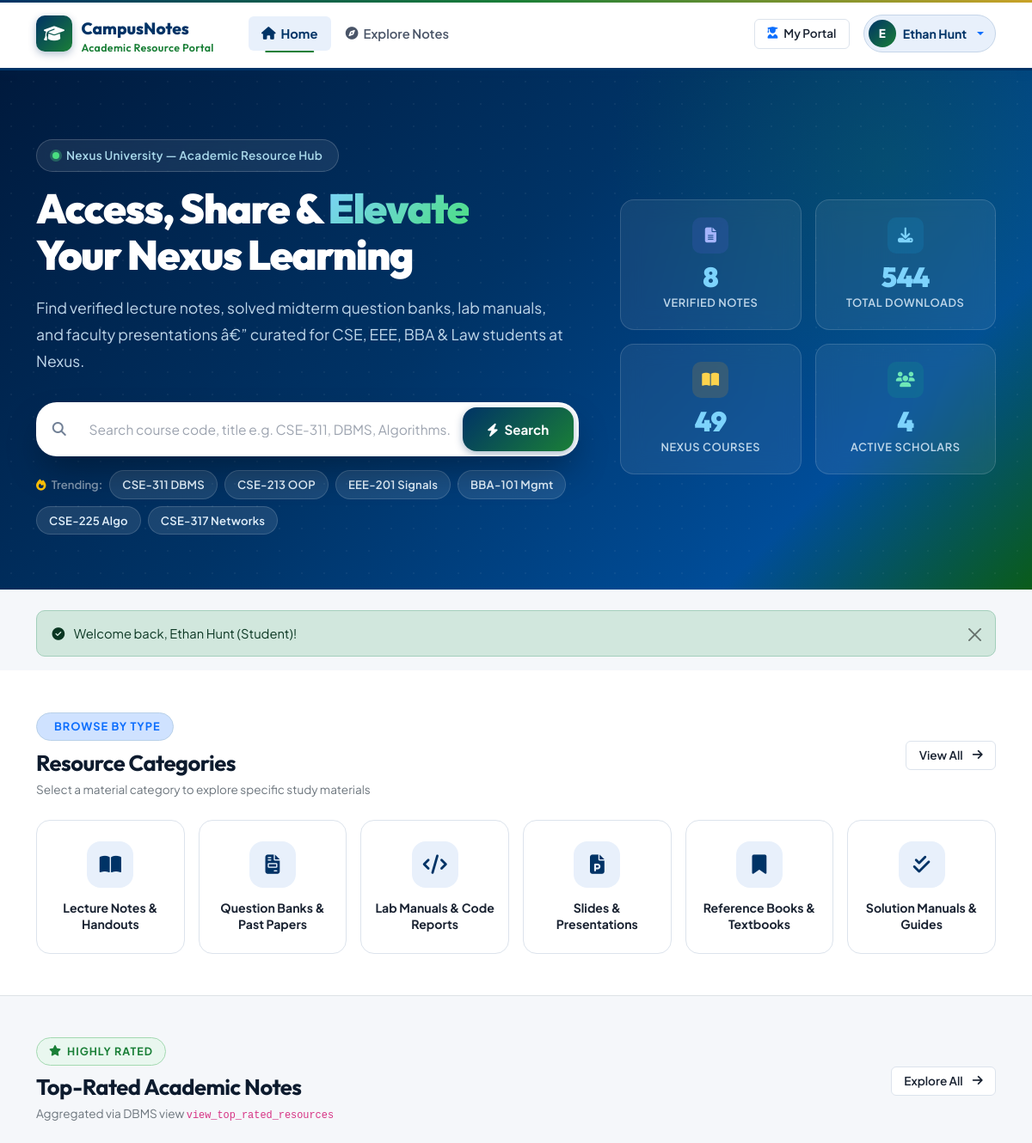
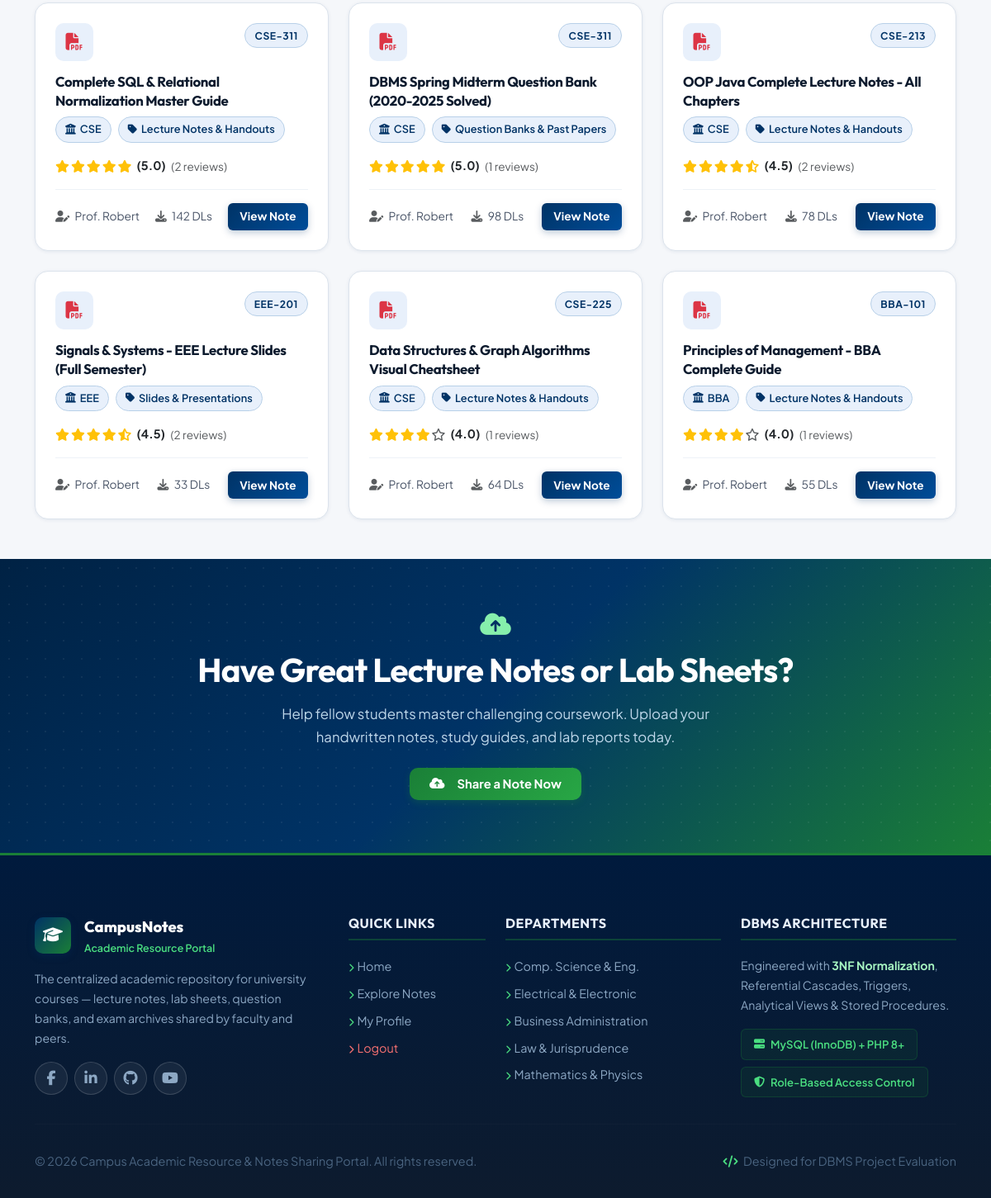
Screenshot of /index.php (signed in) with the database file from the repository (2 pictures, top to bottom).
### tables this page shows
CREATE TABLE `categories` (
    `category_id` INT AUTO_INCREMENT PRIMARY KEY,
    `name` VARCHAR(80) NOT NULL UNIQUE,
    `slug` VARCHAR(80) NOT NULL UNIQUE,
    `icon` VARCHAR(50) DEFAULT 'fa-file-text',
    `description` VARCHAR(255) NULL
);

CREATE TABLE `resources` (
    `resource_id` INT AUTO_INCREMENT PRIMARY KEY,
    `title` VARCHAR(255) NOT NULL,
    `description` TEXT,
    `course_id` INT NOT NULL,
    `category_id` INT NOT NULL,
    `uploaded_by` INT NOT NULL,
    `file_path` VARCHAR(255) NOT NULL,
    `file_name` VARCHAR(255) NOT NULL,
    `file_size` BIGINT UNSIGNED DEFAULT 0,  
    `file_type` VARCHAR(50) NOT NULL,       
    `download_count` INT UNSIGNED DEFAULT 0,
    `view_count` INT UNSIGNED DEFAULT 0,
    `avg_rating` DECIMAL(3,2) DEFAULT 0.00,
    `rating_count` INT UNSIGNED DEFAULT 0,
    `status` ENUM('pending', 'approved', 'rejected') DEFAULT 'approved',
    `moderated_by` INT NULL,
    `moderation_notes` TEXT NULL,
    `created_at` TIMESTAMP DEFAULT CURRENT_TIMESTAMP,
    `updated_at` TIMESTAMP DEFAULT CURRENT_TIMESTAMP ON UPDATE CURRENT_TIMESTAMP,
    INDEX `idx_resources_course` (`course_id`),
    INDEX `idx_resources_category` (`category_id`),
    INDEX `idx_resources_status` (`status`),
    CONSTRAINT `fk_resources_course` FOREIGN KEY (`course_id`) REFERENCES `courses` (`course_id`) ON UPDATE CASCADE ON DELETE CASCADE,
    CONSTRAINT `fk_resources_category` FOREIGN KEY (`category_id`) REFERENCES `categories` (`category_id`) ON UPDATE CASCADE ON DELETE RESTRICT,
    CONSTRAINT `fk_resources_user` FOREIGN KEY (`uploaded_by`) REFERENCES `users` (`user_id`) ON UPDATE CASCADE ON DELETE CASCADE,
    CONSTRAINT `fk_resources_moderator` FOREIGN KEY (`moderated_by`) REFERENCES `users` (`user_id`) ON UPDATE CASCADE ON DELETE SET NULL
);

### includes/auth_middleware.php (called while the page is built, shortened)
<?php
function isLoggedIn() {
    return isset($_SESSION['user_id']) && !empty($_SESSION['user_id']);
}

### index.php (the view, shortened to what this page needs)
<?php
require_once __DIR__ . '/includes/header.php';
require_once __DIR__ . '/includes/navbar.php';
$pdo = Database::getConnection();
$stats = [
    'resources' => 0,
    'downloads' => 0,
    'courses' => 0,
    'users' => 0
];
try {
    $stats['resources'] = $pdo->query("SELECT COUNT(*) FROM `resources` WHERE `status` = 'approved'")->fetchColumn();
    $stats['downloads'] = $pdo->query("SELECT IFNULL(SUM(`download_count`), 0) FROM `resources` WHERE `status` = 'approved'")->fetchColumn();
    $stats['courses'] = $pdo->query("SELECT COUNT(*) FROM `courses`")->fetchColumn();
    $stats['users'] = $pdo->query("SELECT COUNT(*) FROM `users` WHERE `status` = 'active'")->fetchColumn();
    $topNotesStmt = $pdo->query("SELECT * FROM `view_top_rated_resources` ORDER BY `avg_rating` DESC, `download_count` DESC LIMIT 6");
    $topNotes = $topNotesStmt->fetchAll();
    $categories = $pdo->query("SELECT * FROM `categories` ORDER BY `category_id` ASC")->fetchAll();
} catch (Exception $e) {
    $topNotes = [];
    $categories = [];
    $departments = [];
}
?>
<section class="hero-section">
    <div class="container position-relative" style="z-index:2">
        <div class="row align-items-center g-5">
            <div class="col-lg-7">
                <div class="hero-badge mb-3 d-inline-flex">
                    <span class="live-dot"></span>
                    Nexus University &mdash; Academic Resource Hub
                </div>
                <h1 class="hero-title">
                    Access, Share &amp; <span class="highlight">Elevate</span><br>Your Nexus Learning
                </h1>
                <p class="hero-subtitle">
                    Find verified lecture notes, solved midterm question banks, lab manuals, and faculty presentations â€” curated for CSE, EEE, BBA &amp; Law students at Nexus.
                </p>
                <form action="<?= BASE_URL ?>/explore.php" method="GET" class="hero-search-box">
                    <span class="search-icon"><i class="fa-solid fa-magnifying-glass"></i></span>
                    <input type="text" name="q" placeholder="Search course code, title e.g. CSE-311, DBMS, Algorithms..." autocomplete="off">
                    <button type="submit" class="btn-search">
                        <i class="fa-solid fa-bolt me-1"></i> Search
                    </button>
                </form>
                <div class="d-flex align-items-center gap-2 flex-wrap mt-3">
                    <span class="text-white-50" style="font-size:0.82rem; font-weight:600;">
                        <i class="fa-solid fa-fire text-warning me-1"></i> Trending:
                    </span>
                    <a href="<?= BASE_URL ?>/explore.php?q=DBMS" class="trending-chip">CSE-311 DBMS</a>
                    <a href="<?= BASE_URL ?>/explore.php?q=OOP+Java" class="trending-chip">CSE-213 OOP</a>
                    <a href="<?= BASE_URL ?>/explore.php?q=Signals" class="trending-chip">EEE-201 Signals</a>
                    <a href="<?= BASE_URL ?>/explore.php?q=Management" class="trending-chip">BBA-101 Mgmt</a>
                    <a href="<?= BASE_URL ?>/explore.php?q=Algorithms" class="trending-chip">CSE-225 Algo</a>
                    <a href="<?= BASE_URL ?>/explore.php?q=Networks" class="trending-chip">CSE-317 Networks</a>
                </div>
            </div>
            <div class="col-lg-5">
                <div class="row g-3">
                    <div class="col-6">
                        <div class="stat-pill">
                            <div class="stat-icon" style="background:rgba(99,102,241,0.15); color:#a5b4fc;">
                                <i class="fa-solid fa-file-lines"></i>
                            </div>
                            <span class="number" id="count-resources" data-target="<?= $stats['resources'] ?>"><?= $stats['resources'] ?></span>
                            <span class="label">Verified Notes</span>
                        </div>
                    </div>
                    <div class="col-6">
                        <div class="stat-pill">
                            <div class="stat-icon" style="background:rgba(14,165,233,0.15); color:#7dd3fc;">
                                <i class="fa-solid fa-download"></i>
                            </div>
                            <span class="number" id="count-downloads" data-target="<?= $stats['downloads'] ?>"><?= $stats['downloads'] ?></span>
                            <span class="label">Total Downloads</span>
                        </div>
                    </div>
                    <div class="col-6">
                        <div class="stat-pill">
                            <div class="stat-icon" style="background:rgba(245,158,11,0.15); color:#fcd34d;">
                                <i class="fa-solid fa-book-open"></i>
                            </div>
                            <span class="number" id="count-courses" data-target="<?= $stats['courses'] ?>"><?= $stats['courses'] ?></span>
                            <span class="label">Nexus Courses</span>
                        </div>
                    </div>
                    <div class="col-6">
                        <div class="stat-pill">
                            <div class="stat-icon" style="background:rgba(16,185,129,0.15); color:#6ee7b7;">
                                <i class="fa-solid fa-users"></i>
                            </div>
                            <span class="number" id="count-users" data-target="<?= $stats['users'] ?>"><?= $stats['users'] ?></span>
                            <span class="label">Active Scholars</span>
                        </div>
                    </div>
                </div>
            </div>
        </div>
    </div>
</section>
<div class="container mt-4">
    <?php displayFlash(); ?>
</div>
<section class="py-5 bg-white border-bottom">
    <div class="container">
        <div class="d-flex align-items-center justify-content-between mb-4">
            <div>
                <span class="section-header-badge bg-primary-subtle text-primary" style="background:#e8f0fb;color:#003366;border:1px solid #b8d0e8;">
                    <i class="fa-solid fa-grid-2"></i> Browse by Type
                </span>
                <h3 class="mb-1">Resource Categories</h3>
                <p class="text-secondary small mb-0">Select a material category to explore specific study materials</p>
            </div>
            <a href="<?= BASE_URL ?>/explore.php" class="btn btn-outline-custom btn-sm">
                View All <i class="fa-solid fa-arrow-right ms-1"></i>
            </a>
        </div>
        <div class="row g-3">
            <?php foreach ($categories as $cat): ?>
                <div class="col-6 col-md-4 col-lg-2">
                    <a href="<?= BASE_URL ?>/explore.php?category=<?= $cat['category_id'] ?>" class="category-card text-decoration-none">
                        <div class="cat-icon">
                            <i class="fa-solid <?= htmlspecialchars($cat['icon']) ?>"></i>
                        </div>
                        <div class="cat-name"><?= htmlspecialchars($cat['name']) ?></div>
                    </a>
                </div>
            <?php endforeach; ?>
        </div>
    </div>
</section>
<section class="py-5" style="background:#f5f7fa;">
    <div class="container">
        <div class="d-flex align-items-center justify-content-between mb-4">
            <div>
                <span class="section-header-badge" style="background:#e9f7ef;color:#1a7f37;border:1px solid #a3d9b1;display:inline-flex;align-items:center;gap:6px;font-size:0.78rem;font-weight:700;text-transform:uppercase;letter-spacing:1px;padding:5px 14px;border-radius:9999px;margin-bottom:0.6rem;">
                    <i class="fa-solid fa-star"></i> Highly Rated
                </span>
                <h3 class="mb-1">Top-Rated Academic Notes</h3>
                <p class="text-secondary small mb-0">Aggregated via DBMS view <code>view_top_rated_resources</code></p>
            </div>
            <a href="<?= BASE_URL ?>/explore.php?sort=rating" class="btn btn-outline-custom btn-sm">
                Explore All <i class="fa-solid fa-arrow-right ms-1"></i>
            </a>
        </div>
        <div class="row g-4">
            <?php if (empty($topNotes)): ?>
                <div class="col-12">
                    <div class="card p-5 text-center border-0 rounded-4" style="background:#fff;box-shadow:0 2px 12px rgba(0,51,102,0.07);">
                        <i class="fa-solid fa-folder-open fa-3x text-muted mb-3"></i>
                        <h5>No resources published yet</h5>
                        <p class="text-secondary small">Database is ready. Be the first to share study notes!</p>
                        <?php if (isLoggedIn()): ?>
                            <div><a href="<?= BASE_URL ?>/faculty/upload.php" class="btn btn-primary-custom btn-sm">Upload Material</a></div>
                        <?php else: ?>
                            <div><a href="<?= BASE_URL ?>/login.php" class="btn btn-primary-custom btn-sm">Sign In to Upload</a></div>
                        <?php endif; ?>
                    </div>
                </div>
            <?php else: ?>
                <?php foreach ($topNotes as $note): ?>
                    <div class="col-md-6 col-lg-4">
                        <div class="resource-card">
                            <div class="d-flex align-items-start justify-content-between gap-2">
                                <div class="file-badge">
                                    <i class="fa-solid <?= getFileIconClass($note['file_type']) ?>"></i>
                                </div>
                                <span class="course-badge"><?= htmlspecialchars($note['course_code']) ?></span>
                            </div>
                            <h5 class="title">
                                <a href="<?= BASE_URL ?>/resource_details.php?id=<?= $note['resource_id'] ?>">
                                    <?= htmlspecialchars($note['title']) ?>
                                </a>
                            </h5>
                            <div class="d-flex align-items-center gap-2 mb-3">
                                <span class="tag-chip">
                                    <i class="fa-solid fa-building-columns"></i> <?= htmlspecialchars($note['dept_code']) ?>
                                </span>
                                <span class="tag-chip">
                                    <i class="fa-solid fa-tag"></i> <?= htmlspecialchars($note['category_name']) ?>
                                </span>
                            </div>
                            <div class="mb-3">
                                <?= renderStarRating($note['avg_rating']) ?>
                                <span class="text-muted small ms-1">(<?= $note['rating_count'] ?> reviews)</span>
                            </div>
                            <div class="card-meta">
                                <span>
                                    <i class="fa-solid fa-user-pen me-1 text-muted"></i>
                                    <?= htmlspecialchars(getDisplayName($note['author_name'])) ?>
                                </span>
                                <span>
                                    <i class="fa-solid fa-download me-1 text-muted"></i>
                                    <?= $note['download_count'] ?> DLs
                                </span>
                                <a href="<?= BASE_URL ?>/resource_details.php?id=<?= $note['resource_id'] ?>" class="btn btn-primary-custom btn-sm">
                                    View Note
                                </a>
                            </div>
                        </div>
                    </div>
                <?php endforeach; ?>
            <?php endif; ?>
        </div>
    </div>
</section>
<section class="cta-section py-5 text-white text-center">
    <div class="container py-3 position-relative" style="z-index:2;">
        <i class="fa-solid fa-cloud-arrow-up fa-2x mb-3" style="color:#86efac;"></i>
        <h2 class="display-6 fw-bold mb-3 text-white">Have Great Lecture Notes or Lab Sheets?</h2>
        <p class="mx-auto mb-4" style="max-width:600px;color:#bfd7ea;font-size:1.05rem;">
            Help fellow students master challenging coursework. Upload your handwritten notes, study guides, and lab reports today.
        </p>
        <div class="d-flex justify-content-center gap-3 flex-wrap">
            <?php if (isLoggedIn()): ?>
                <a href="<?= BASE_URL ?>/faculty/upload.php" class="btn btn-accent-custom px-4 py-2">
                    <i class="fa-solid fa-cloud-arrow-up me-2"></i> Share a Note Now
                </a>
            <?php endif; ?>
        </div>
    </div>
</section>
<?php require_once __DIR__ . '/includes/footer.php'; ?>

### includes/helpers.php (shortened to what this page needs)
<?php
function displayFlash() {
    if (isset($_SESSION['flash'])) {
        $flash = $_SESSION['flash'];
        $icon = 'fa-info-circle';
        if ($flash['type'] === 'success') $icon = 'fa-check-circle';
        echo '<div class="alert alert-' . htmlspecialchars($flash['type']) . ' alert-dismissible fade show" role="alert">
                <i class="fa-solid ' . $icon . ' me-2"></i> ' . htmlspecialchars($flash['message']) . '
                <button type="button" class="btn-close" data-bs-dismiss="alert" aria-label="Close"></button>
              </div>';
    }
}
function renderStarRating($rating, $maxStars = 5) {
    $html = '<div class="star-rating d-inline-flex align-items-center" title="' . number_format($rating, 1) . ' out of ' . $maxStars . '">';
    for ($i = 1; $i <= $maxStars; $i++) {
        if ($rating >= $i) {
            $html .= '<i class="fa-solid fa-star text-warning"></i>';
        } elseif ($rating >= ($i - 0.5)) {
            $html .= '<i class="fa-solid fa-star-half-stroke text-warning"></i>';
        } else {
            $html .= '<i class="fa-regular fa-star text-muted"></i>';
        }
    }
    $html .= ' <span class="ms-1 fw-bold text-dark font-sm">(' . number_format($rating, 1) . ')</span>';
    $html .= '</div>';
    return $html;
}
function getFileIconClass($fileType) {
    switch (strtolower($fileType)) {
        case 'pdf':
            return 'fa-file-pdf text-danger';
    }
}
function getDisplayName($fullName) {
    $clean = preg_replace('/\s*\(.*?\)\s*/', '', trim($fullName));
    $parts = explode(' ', $clean);
    if (count($parts) >= 2) {
        $prefix = strtolower($parts[0]);
        if (in_array($prefix, ['dr.', 'prof.', 'mr.', 'ms.', 'mrs.', 'engr.'])) {
            return $parts[0] . ' ' . $parts[1];
        }
        return $parts[0] . ' ' . $parts[1];
    }
    return $parts[0];
}

### rows the page displays
categories: name "Lecture Notes & Handouts"
categories: name "Question Banks & Past Papers"
categories: name "Lab Manuals & Code Reports"
categories: name "Slides & Presentations"
categories: name "Reference Books & Textbooks"
categories: name "Solution Manuals & Guides"
resources: course_code "CSE-311", title "Complete SQL & Relational Normalization Master Guide", dept_code "CSE", category_name "Lecture Notes & Handouts", avg_rating "5.0", rating_count "2", author_name "Prof. Robert", download_count "142"
resources: course_code "CSE-311", title "DBMS Spring Midterm Question Bank (2020-2025 Solved)", dept_code "CSE", category_name "Question Banks & Past Papers", avg_rating "5.0", rating_count "1", author_name "Prof. Robert", download_count "98"
resources: course_code "CSE-213", title "OOP Java Complete Lecture Notes - All Chapters", dept_code "CSE", category_name "Lecture Notes & Handouts", avg_rating "4.5", rating_count "2", author_name "Prof. Robert", download_count "78"
resources: course_code "EEE-201", title "Signals & Systems - EEE Lecture Slides (Full Semester)", dept_code "EEE", category_name "Slides & Presentations", avg_rating "4.5", rating_count "2", author_name "Prof. Robert", download_count "33"
resources: course_code "CSE-225", title "Data Structures & Graph Algorithms Visual Cheatsheet", dept_code "CSE", category_name "Lecture Notes & Handouts", avg_rating "4.0", rating_count "1", author_name "Prof. Robert", download_count "64"
resources: course_code "BBA-101", title "Principles of Management - BBA Complete Guide", dept_code "BBA", category_name "Lecture Notes & Handouts", avg_rating "4.0", rating_count "1", author_name "Prof. Robert", download_count "55"

### other values shown
getAvatarLetter($user['name']) "E"
getDisplayName($user['name']) "Ethan Hunt"
$stats['resources'] "8"
$stats['downloads'] "544"
$stats['courses'] "49"
$stats['users'] "4"
$flash['message'] "Welcome back, Ethan Hunt (Student)!"
